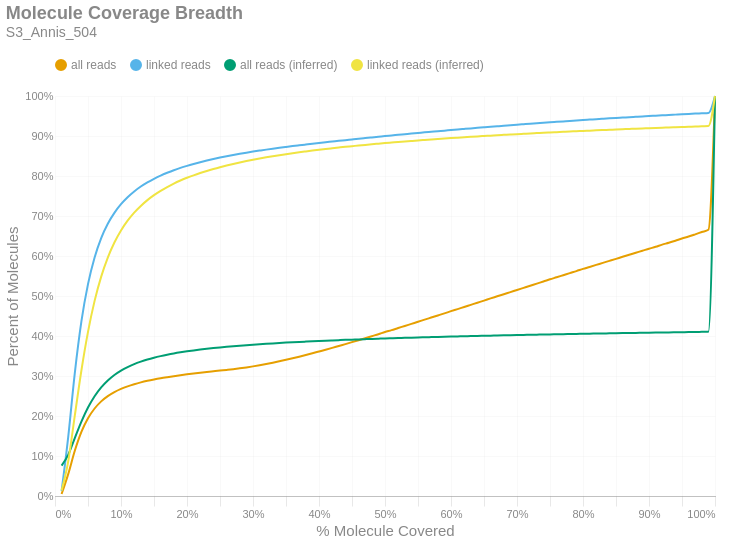

The cell this chart's notebook holds for it:
### Markdown cell above
### Molecule Read Coverage
This chart shows molecule coverage breadth as computed by the number of bases aligned to that molecule. In other words, "*how much of each unique long molecule is actually sequenced/aligned?*" Keep in mind there is a distinction between sequences and alignments, since some sequences belonging to a particular molecule may not align well and wouldn't appear in the alignment data. This chart also shows molecule coverage breadth as computed by the *inferred fragment* from which the aligned sequences originate. Unlike read coverage, this calculation takes into account the total insert size, including unsequenced gaps between the forward and reverse reads. Like the previous figures, these are cumulative percents.

### Code cell
if SKIPLR:
    print_html(f"Skipped")
else:
    binned_df = consolidated_hist(valids['coverage_bp'], mask, 0.01, True)
    binned_df_inf = consolidated_hist(valids['coverage_inserts'], mask, 0.01, True)
    binned_df = binned_df.with_columns(pl.lit(binned_df_inf['all reads (cumsum)']).alias('all reads (inferred)'))
    binned_df = binned_df.with_columns(pl.lit(binned_df_inf['linked reads (cumsum)']).alias('linked reads (inferred)'))
    binned_df = binned_df.with_columns(
        (pl.col('bin').cast(pl.Float64) + 0.01).alias('right_edge')
    )

    with SafeRender(binned_df):
        (
            density_plot(binned_df, 'Molecule Coverage Breadth', samplename, 'molcov', ['all reads (inferred)','linked reads (inferred)'])
            .encode(
                #x=alt.X('bin:Q', title="% Molecule Covered").axis(format = '%').scale(padding=0),
                x=alt.X('right_edge:Q', title="% Molecule Covered").axis(format='%').scale(padding=0),
                y=alt.Y('value:Q', title='Percent of Molecules')
                    .axis(format='%')
                    .stack(False)
                    .scale(domainMin=0, padding=0),
                color=alt.Color("key:N").scale(domain = ["all reads", "linked reads", "all reads (inferred)", "linked reads (inferred)"]),
                tooltip = [
                    alt.Tooltip("key:N", title = "Data Type"),
                    alt.Tooltip("range_label:N", title="% Molecule Covered"),
                    alt.Tooltip("value:Q", format = ".2%", title="% Molecules")
                ]
            )
        ).display()

### Figure 1 — Vega-Lite specification as saved in the notebook (floating-point values rounded to 4 significant figures)
{"width": "container", "height": 400, "config": {"title": {"anchor": "start", "dy": -15, "fontSize": 18, "color": "#888888", "subtitleColor": "#888888", "subtitleFontSize": 14}, "arc": {"fill": "#0072B2"}, "axis": {"domainColor": "#888888", "domainWidth": 0.5, "gridWidth": 0.2, "grid": false, "titleFontWeight": 400, "titleFontSize": 15, "labelFontSize": 11, "labelColor": "#888888", "tickColor": "#888888", "tickWidth": 0.2, "titleColor": "#888888"}, "axisBand": {"grid": false}, "axisX": {"grid": true, "tickSize": 10, "domainCap": "round"}, "axisY": {"domain": false, "grid": true, "tickSize": 0, "domainCap": "round"}, "background": "transparent", "header": {"labelFontSize": 15, "labelColor": "#888888", "titleFontSize": 15, "titleFontWeight": 600, "titleColor": "#888888"}, "legend": {"labelFont": "sans-serif", "labelFontSize": 12, "labelColor": "#888888", "symbolSize": 100, "symbolType": "circle", "titleFontSize": 12, "titlePadding": 10, "titleColor": "#888888", "title": null, "orient": "top"}, "range": {"category": ["#E69F00", "#56B4E9", "#009E73", "#F0E442", "#0072B2", "#D55E00", "#CC79A7", "#000000"], "diverging": ["#cfe8f3", "#a2d4ec", "#73bfe2", "#46abdb", "#1696d2", "#12719e"]}, "area": {"fill": "#0072B2", "fillOpacity": 0.7, "line": true, "strokeOpacity": 0.7}, "line": {"color": "#0072B2", "stroke": "#0072B2", "strokeWidth": 2}, "trail": {"color": "#0072B2", "stroke": "#0072B2", "strokeWidth": 0, "size": 1}, "point": {"filled": true, "fillOpacity": 1.0, "size": 95}, "text": {"color": "#888888", "fontSize": 11, "align": "right", "fontWeight": 400, "size": 11}, "bar": {"fill": "#0072B2", "stroke": null}, "view": {"stroke": null, "continuousWidth": 660, "continuousHeight": 400}}, "data": {"name": "data-19f035ecd8897ab39858eac1845c33cb"}, "mark": {"type": "line", "interpolate": "monotone", "point": {"opacity": 0, "size": 275}}, "encoding": {"color": {"field": "key", "scale": {"domain": ["all reads", "linked reads", "all reads (inferred)", "linked reads (inferred)"]}, "type": "nominal"}, "tooltip": [{"field": "key", "title": "Data Type", "type": "nominal"}, {"field": "range_label", "title": "% Molecule Covered", "type": "nominal"}, {"field": "value", "format": ".2%", "title": "% Molecules", "type": "quantitative"}], "x": {"axis": {"format": "%"}, "field": "right_edge", "scale": {"padding": 0}, "title": "% Molecule Covered", "type": "quantitative"}, "y": {"axis": {"format": "%"}, "field": "value", "scale": {"domainMin": 0, "padding": 0}, "stack": false, "title": "Percent of Molecules", "type": "quantitative"}}, "params": [{"name": "param_c36ac31b6afebe62", "select": {"type": "point", "fields": ["key"]}, "bind": "legend"}], "title": {"text": "Molecule Coverage Breadth", "subtitle": "S3_Annis_504"}, "transform": [{"fold": ["all reads (cumsum)", "linked reads (cumsum)", "all reads (inferred)", "linked reads (inferred)"]}, {"calculate": "replace(datum.key, ' (cumsum)', '')", "as": "key"}, {"filter": {"param": "param_c36ac31b6afebe62"}}], "usermeta": {"embedOptions": {"downloadFileName": "S3_Annis_504.molcov"}}, "$schema": "https://vega.github.io/schema/vega-lite/v6.1.0.json", "datasets": {"data-19f035ecd8897ab39858eac1845c33cb": [{"bin": "0.0", "interval": "0.0-0.01", "all reads": 0.00496, "linked reads": 0.01257, "all reads (cumsum)": 0.00496, "linked reads (cumsum)": 0.01257, "range_label": "0.0-0.01", "all reads (inferred)": 0.07588, "linked reads (inferred)": 0.01362, "right_edge": 0.01}, {"bin": "0.01", "interval": "0.01-0.02", "all reads": 0.04966, "linked reads": 0.1348, "all reads (cumsum)": 0.05462, "linked reads (cumsum)": 0.1473, "range_label": "0.01-0.02", "all reads (inferred)": 0.1029, "linked reads (inferred)": 0.08618, "right_edge": 0.02}, {"bin": "0.02", "interval": "0.02-0.03", "all reads": 0.05847, "linked reads": 0.16, "all reads (cumsum)": 0.1131, "linked reads (cumsum)": 0.3073, "range_label": "0.02-0.03", "all reads (inferred)": 0.1449, "linked reads (inferred)": 0.2009, "right_edge": 0.03}, {"bin": "0.03", "interval": "0.03-0.04", "all reads": 0.04712, "linked reads": 0.1291, "all reads (cumsum)": 0.1602, "linked reads (cumsum)": 0.4364, "range_label": "0.03-0.04", "all reads (inferred)": 0.186, "linked reads (inferred)": 0.3137, "right_edge": 0.04}, {"bin": "0.04", "interval": "0.04-0.05", "all reads": 0.03411, "linked reads": 0.09337, "all reads (cumsum)": 0.1943, "linked reads (cumsum)": 0.5298, "range_label": "0.04-0.05", "all reads (inferred)": 0.2211, "linked reads (inferred)": 0.4102, "right_edge": 0.05}, {"bin": "0.05", "interval": "0.05-0.06", "all reads": 0.02442, "linked reads": 0.06671, "all reads (cumsum)": 0.2187, "linked reads (cumsum)": 0.5965, "range_label": "0.05-0.06", "all reads (inferred)": 0.2493, "linked reads (inferred)": 0.4878, "right_edge": 0.06}, {"bin": "0.06", "interval": "0.06-0.07", "all reads": 0.01777, "linked reads": 0.04849, "all reads (cumsum)": 0.2365, "linked reads (cumsum)": 0.645, "range_label": "0.06-0.07", "all reads (inferred)": 0.2714, "linked reads (inferred)": 0.5484, "right_edge": 0.07}, {"bin": "0.07", "interval": "0.07-0.08", "all reads": 0.01313, "linked reads": 0.03575, "all reads (cumsum)": 0.2496, "linked reads (cumsum)": 0.6807, "range_label": "0.07-0.08", "all reads (inferred)": 0.2887, "linked reads (inferred)": 0.596, "right_edge": 0.08}, {"bin": "0.08", "interval": "0.08-0.09", "all reads": 0.01001, "linked reads": 0.02721, "all reads (cumsum)": 0.2597, "linked reads (cumsum)": 0.7079, "range_label": "0.08-0.09", "all reads (inferred)": 0.3025, "linked reads (inferred)": 0.6338, "right_edge": 0.09}, {"bin": "0.09", "interval": "0.09-0.1", "all reads": 0.007986, "linked reads": 0.02161, "all reads (cumsum)": 0.2676, "linked reads (cumsum)": 0.7295, "range_label": "0.09-0.1", "all reads (inferred)": 0.3135, "linked reads (inferred)": 0.6639, "right_edge": 0.1}, {"bin": "0.1", "interval": "0.1-0.11", "all reads": 0.006472, "linked reads": 0.01741, "all reads (cumsum)": 0.2741, "linked reads (cumsum)": 0.7469, "range_label": "0.1-0.11", "all reads (inferred)": 0.3224, "linked reads (inferred)": 0.6883, "right_edge": 0.11}, {"bin": "0.11", "interval": "0.11-0.12", "all reads": 0.005361, "linked reads": 0.01441, "all reads (cumsum)": 0.2795, "linked reads (cumsum)": 0.7614, "range_label": "0.11-0.12", "all reads (inferred)": 0.3298, "linked reads (inferred)": 0.7085, "right_edge": 0.12}, {"bin": "0.12", "interval": "0.12-0.13", "all reads": 0.004579, "linked reads": 0.0123, "all reads (cumsum)": 0.2841, "linked reads (cumsum)": 0.7737, "range_label": "0.12-0.13", "all reads (inferred)": 0.3359, "linked reads (inferred)": 0.7251, "right_edge": 0.13}, {"bin": "0.13", "interval": "0.13-0.14", "all reads": 0.003899, "linked reads": 0.01041, "all reads (cumsum)": 0.288, "linked reads (cumsum)": 0.7841, "range_label": "0.13-0.14", "all reads (inferred)": 0.3412, "linked reads (inferred)": 0.7397, "right_edge": 0.14}, {"bin": "0.14", "interval": "0.14-0.15", "all reads": 0.003383, "linked reads": 0.008971, "all reads (cumsum)": 0.2913, "linked reads (cumsum)": 0.793, "range_label": "0.14-0.15", "all reads (inferred)": 0.3458, "linked reads (inferred)": 0.7521, "right_edge": 0.15}, {"bin": "0.15", "interval": "0.15-0.16", "all reads": 0.003036, "linked reads": 0.007966, "all reads (cumsum)": 0.2944, "linked reads (cumsum)": 0.801, "range_label": "0.15-0.16", "all reads (inferred)": 0.3497, "linked reads (inferred)": 0.7629, "right_edge": 0.16}, {"bin": "0.16", "interval": "0.16-0.17", "all reads": 0.002709, "linked reads": 0.007001, "all reads (cumsum)": 0.2971, "linked reads (cumsum)": 0.808, "range_label": "0.16-0.17", "all reads (inferred)": 0.3532, "linked reads (inferred)": 0.7724, "right_edge": 0.17}, {"bin": "0.17", "interval": "0.17-0.18", "all reads": 0.002556, "linked reads": 0.006465, "all reads (cumsum)": 0.2996, "linked reads (cumsum)": 0.8145, "range_label": "0.17-0.18", "all reads (inferred)": 0.3564, "linked reads (inferred)": 0.781, "right_edge": 0.18}, {"bin": "0.18", "interval": "0.18-0.19", "all reads": 0.002336, "linked reads": 0.005764, "all reads (cumsum)": 0.302, "linked reads (cumsum)": 0.8202, "range_label": "0.18-0.19", "all reads (inferred)": 0.3592, "linked reads (inferred)": 0.7887, "right_edge": 0.19}, {"bin": "0.19", "interval": "0.19-0.2", "all reads": 0.002132, "linked reads": 0.00516, "all reads (cumsum)": 0.3041, "linked reads (cumsum)": 0.8254, "range_label": "0.19-0.2", "all reads (inferred)": 0.3617, "linked reads (inferred)": 0.7955, "right_edge": 0.2}, {"bin": "0.2", "interval": "0.2-0.21", "all reads": 0.002005, "linked reads": 0.004715, "all reads (cumsum)": 0.3061, "linked reads (cumsum)": 0.8301, "range_label": "0.2-0.21", "all reads (inferred)": 0.3639, "linked reads (inferred)": 0.8017, "right_edge": 0.21}, {"bin": "0.21", "interval": "0.21-0.22", "all reads": 0.001934, "linked reads": 0.00443, "all reads (cumsum)": 0.308, "linked reads (cumsum)": 0.8346, "range_label": "0.21-0.22", "all reads (inferred)": 0.366, "linked reads (inferred)": 0.8074, "right_edge": 0.22}, {"bin": "0.22", "interval": "0.22-0.23", "all reads": 0.001868, "linked reads": 0.004111, "all reads (cumsum)": 0.3099, "linked reads (cumsum)": 0.8387, "range_label": "0.22-0.23", "all reads (inferred)": 0.368, "linked reads (inferred)": 0.8126, "right_edge": 0.23}, {"bin": "0.23", "interval": "0.23-0.24", "all reads": 0.001799, "linked reads": 0.003811, "all reads (cumsum)": 0.3117, "linked reads (cumsum)": 0.8425, "range_label": "0.23-0.24", "all reads (inferred)": 0.3698, "linked reads (inferred)": 0.8175, "right_edge": 0.24}, {"bin": "0.24", "interval": "0.24-0.25", "all reads": 0.001794, "linked reads": 0.003646, "all reads (cumsum)": 0.3135, "linked reads (cumsum)": 0.8461, "range_label": "0.24-0.25", "all reads (inferred)": 0.3715, "linked reads (inferred)": 0.822, "right_edge": 0.25}, {"bin": "0.25", "interval": "0.25-0.26", "all reads": 0.001747, "linked reads": 0.003345, "all reads (cumsum)": 0.3153, "linked reads (cumsum)": 0.8495, "range_label": "0.25-0.26", "all reads (inferred)": 0.373, "linked reads (inferred)": 0.8263, "right_edge": 0.26}, {"bin": "0.26", "interval": "0.26-0.27", "all reads": 0.00183, "linked reads": 0.003126, "all reads (cumsum)": 0.3171, "linked reads (cumsum)": 0.8526, "range_label": "0.26-0.27", "all reads (inferred)": 0.3745, "linked reads (inferred)": 0.8302, "right_edge": 0.27}, {"bin": "0.27", "interval": "0.27-0.28", "all reads": 0.002073, "linked reads": 0.002974, "all reads (cumsum)": 0.3192, "linked reads (cumsum)": 0.8556, "range_label": "0.27-0.28", "all reads (inferred)": 0.3758, "linked reads (inferred)": 0.8339, "right_edge": 0.28}, {"bin": "0.28", "interval": "0.28-0.29", "all reads": 0.002304, "linked reads": 0.002768, "all reads (cumsum)": 0.3215, "linked reads (cumsum)": 0.8583, "range_label": "0.28-0.29", "all reads (inferred)": 0.3771, "linked reads (inferred)": 0.8373, "right_edge": 0.29}, {"bin": "0.29", "interval": "0.29-0.3", "all reads": 0.002613, "linked reads": 0.002661, "all reads (cumsum)": 0.3241, "linked reads (cumsum)": 0.861, "range_label": "0.29-0.3", "all reads (inferred)": 0.3783, "linked reads (inferred)": 0.8406, "right_edge": 0.3}, {"bin": "0.3", "interval": "0.3-0.31", "all reads": 0.002812, "linked reads": 0.002488, "all reads (cumsum)": 0.3269, "linked reads (cumsum)": 0.8635, "range_label": "0.3-0.31", "all reads (inferred)": 0.3794, "linked reads (inferred)": 0.8437, "right_edge": 0.31}, {"bin": "0.31", "interval": "0.31-0.32", "all reads": 0.003112, "linked reads": 0.002456, "all reads (cumsum)": 0.33, "linked reads (cumsum)": 0.8659, "range_label": "0.31-0.32", "all reads (inferred)": 0.3805, "linked reads (inferred)": 0.8466, "right_edge": 0.32}, {"bin": "0.32", "interval": "0.32-0.33", "all reads": 0.00338, "linked reads": 0.002354, "all reads (cumsum)": 0.3334, "linked reads (cumsum)": 0.8683, "range_label": "0.32-0.33", "all reads (inferred)": 0.3815, "linked reads (inferred)": 0.8494, "right_edge": 0.33}, {"bin": "0.33", "interval": "0.33-0.34", "all reads": 0.003543, "linked reads": 0.002269, "all reads (cumsum)": 0.3369, "linked reads (cumsum)": 0.8706, "range_label": "0.33-0.34", "all reads (inferred)": 0.3825, "linked reads (inferred)": 0.852, "right_edge": 0.34}, {"bin": "0.34", "interval": "0.34-0.35", "all reads": 0.003622, "linked reads": 0.002119, "all reads (cumsum)": 0.3405, "linked reads (cumsum)": 0.8727, "range_label": "0.34-0.35", "all reads (inferred)": 0.3835, "linked reads (inferred)": 0.8545, "right_edge": 0.35}, {"bin": "0.35", "interval": "0.35-0.36", "all reads": 0.003837, "linked reads": 0.002056, "all reads (cumsum)": 0.3444, "linked reads (cumsum)": 0.8747, "range_label": "0.35-0.36", "all reads (inferred)": 0.3844, "linked reads (inferred)": 0.857, "right_edge": 0.36}, {"bin": "0.36", "interval": "0.36-0.37", "all reads": 0.003967, "linked reads": 0.001981, "all reads (cumsum)": 0.3483, "linked reads (cumsum)": 0.8767, "range_label": "0.36-0.37", "all reads (inferred)": 0.3852, "linked reads (inferred)": 0.8593, "right_edge": 0.37}, {"bin": "0.37", "interval": "0.37-0.38", "all reads": 0.004154, "linked reads": 0.001963, "all reads (cumsum)": 0.3525, "linked reads (cumsum)": 0.8787, "range_label": "0.37-0.38", "all reads (inferred)": 0.386, "linked reads (inferred)": 0.8614, "right_edge": 0.38}, {"bin": "0.38", "interval": "0.38-0.39", "all reads": 0.004313, "linked reads": 0.001958, "all reads (cumsum)": 0.3568, "linked reads (cumsum)": 0.8806, "range_label": "0.38-0.39", "all reads (inferred)": 0.3868, "linked reads (inferred)": 0.8635, "right_edge": 0.39}, {"bin": "0.39", "interval": "0.39-0.4", "all reads": 0.004463, "linked reads": 0.001881, "all reads (cumsum)": 0.3613, "linked reads (cumsum)": 0.8825, "range_label": "0.39-0.4", "all reads (inferred)": 0.3876, "linked reads (inferred)": 0.8656, "right_edge": 0.4}, {"bin": "0.4", "interval": "0.4-0.41", "all reads": 0.004467, "linked reads": 0.001827, "all reads (cumsum)": 0.3657, "linked reads (cumsum)": 0.8843, "range_label": "0.4-0.41", "all reads (inferred)": 0.3883, "linked reads (inferred)": 0.8675, "right_edge": 0.41}, {"bin": "0.41", "interval": "0.41-0.42", "all reads": 0.004583, "linked reads": 0.001781, "all reads (cumsum)": 0.3703, "linked reads (cumsum)": 0.8861, "range_label": "0.41-0.42", "all reads (inferred)": 0.389, "linked reads (inferred)": 0.8694, "right_edge": 0.42}, {"bin": "0.42", "interval": "0.42-0.43", "all reads": 0.004752, "linked reads": 0.001801, "all reads (cumsum)": 0.3751, "linked reads (cumsum)": 0.8879, "range_label": "0.42-0.43", "all reads (inferred)": 0.3897, "linked reads (inferred)": 0.8712, "right_edge": 0.43}, {"bin": "0.43", "interval": "0.43-0.44", "all reads": 0.004694, "linked reads": 0.001744, "all reads (cumsum)": 0.3798, "linked reads (cumsum)": 0.8897, "range_label": "0.43-0.44", "all reads (inferred)": 0.3903, "linked reads (inferred)": 0.873, "right_edge": 0.44}, {"bin": "0.44", "interval": "0.44-0.45", "all reads": 0.004885, "linked reads": 0.001782, "all reads (cumsum)": 0.3847, "linked reads (cumsum)": 0.8915, "range_label": "0.44-0.45", "all reads (inferred)": 0.3909, "linked reads (inferred)": 0.8746, "right_edge": 0.45}, {"bin": "0.45", "interval": "0.45-0.46", "all reads": 0.004923, "linked reads": 0.001762, "all reads (cumsum)": 0.3896, "linked reads (cumsum)": 0.8932, "range_label": "0.45-0.46", "all reads (inferred)": 0.3916, "linked reads (inferred)": 0.8762, "right_edge": 0.46}, {"bin": "0.46", "interval": "0.46-0.47", "all reads": 0.004906, "linked reads": 0.001668, "all reads (cumsum)": 0.3945, "linked reads (cumsum)": 0.8949, "range_label": "0.46-0.47", "all reads (inferred)": 0.3921, "linked reads (inferred)": 0.8778, "right_edge": 0.47}, {"bin": "0.47", "interval": "0.47-0.48", "all reads": 0.005041, "linked reads": 0.001648, "all reads (cumsum)": 0.3995, "linked reads (cumsum)": 0.8965, "range_label": "0.47-0.48", "all reads (inferred)": 0.3927, "linked reads (inferred)": 0.8793, "right_edge": 0.48}, {"bin": "0.48", "interval": "0.48-0.49", "all reads": 0.004873, "linked reads": 0.001644, "all reads (cumsum)": 0.4044, "linked reads (cumsum)": 0.8982, "range_label": "0.48-0.49", "all reads (inferred)": 0.3933, "linked reads (inferred)": 0.8808, "right_edge": 0.49}, {"bin": "0.49", "interval": "0.49-0.5", "all reads": 0.005479, "linked reads": 0.001738, "all reads (cumsum)": 0.4099, "linked reads (cumsum)": 0.8999, "range_label": "0.49-0.5", "all reads (inferred)": 0.3938, "linked reads (inferred)": 0.8823, "right_edge": 0.5}, {"bin": "0.5", "interval": "0.5-0.51", "all reads": 0.004743, "linked reads": 0.001513, "all reads (cumsum)": 0.4146, "linked reads (cumsum)": 0.9014, "range_label": "0.5-0.51", "all reads (inferred)": 0.3943, "linked reads (inferred)": 0.8836, "right_edge": 0.51}, {"bin": "0.51", "interval": "0.51-0.52", "all reads": 0.005341, "linked reads": 0.00156, "all reads (cumsum)": 0.42, "linked reads (cumsum)": 0.903, "range_label": "0.51-0.52", "all reads (inferred)": 0.3948, "linked reads (inferred)": 0.8849, "right_edge": 0.52}, {"bin": "0.52", "interval": "0.52-0.53", "all reads": 0.005101, "linked reads": 0.001536, "all reads (cumsum)": 0.4251, "linked reads (cumsum)": 0.9045, "range_label": "0.52-0.53", "all reads (inferred)": 0.3953, "linked reads (inferred)": 0.8863, "right_edge": 0.53}, {"bin": "0.53", "interval": "0.53-0.54", "all reads": 0.005253, "linked reads": 0.001549, "all reads (cumsum)": 0.4303, "linked reads (cumsum)": 0.9061, "range_label": "0.53-0.54", "all reads (inferred)": 0.3958, "linked reads (inferred)": 0.8876, "right_edge": 0.54}, {"bin": "0.54", "interval": "0.54-0.55", "all reads": 0.005155, "linked reads": 0.00149, "all reads (cumsum)": 0.4355, "linked reads (cumsum)": 0.9076, "range_label": "0.54-0.55", "all reads (inferred)": 0.3963, "linked reads (inferred)": 0.8888, "right_edge": 0.55}, {"bin": "0.55", "interval": "0.55-0.56", "all reads": 0.005358, "linked reads": 0.001547, "all reads (cumsum)": 0.4408, "linked reads (cumsum)": 0.9091, "range_label": "0.55-0.56", "all reads (inferred)": 0.3968, "linked reads (inferred)": 0.8901, "right_edge": 0.56}, {"bin": "0.56", "interval": "0.56-0.57", "all reads": 0.005224, "linked reads": 0.001434, "all reads (cumsum)": 0.4461, "linked reads (cumsum)": 0.9105, "range_label": "0.56-0.57", "all reads (inferred)": 0.3972, "linked reads (inferred)": 0.8913, "right_edge": 0.57}, {"bin": "0.57", "interval": "0.57-0.58", "all reads": 0.005243, "linked reads": 0.001448, "all reads (cumsum)": 0.4513, "linked reads (cumsum)": 0.912, "range_label": "0.57-0.58", "all reads (inferred)": 0.3977, "linked reads (inferred)": 0.8925, "right_edge": 0.58}, {"bin": "0.58", "interval": "0.58-0.59", "all reads": 0.005275, "linked reads": 0.001407, "all reads (cumsum)": 0.4566, "linked reads (cumsum)": 0.9134, "range_label": "0.58-0.59", "all reads (inferred)": 0.3981, "linked reads (inferred)": 0.8936, "right_edge": 0.59}, {"bin": "0.59", "interval": "0.59-0.6", "all reads": 0.005492, "linked reads": 0.001496, "all reads (cumsum)": 0.4621, "linked reads (cumsum)": 0.9149, "range_label": "0.59-0.6", "all reads (inferred)": 0.3986, "linked reads (inferred)": 0.8948, "right_edge": 0.6}, {"bin": "0.6", "interval": "0.6-0.61", "all reads": 0.005191, "linked reads": 0.001431, "all reads (cumsum)": 0.4673, "linked reads (cumsum)": 0.9163, "range_label": "0.6-0.61", "all reads (inferred)": 0.399, "linked reads (inferred)": 0.8958, "right_edge": 0.61}, {"bin": "0.61", "interval": "0.61-0.62", "all reads": 0.005362, "linked reads": 0.001359, "all reads (cumsum)": 0.4726, "linked reads (cumsum)": 0.9177, "range_label": "0.61-0.62", "all reads (inferred)": 0.3994, "linked reads (inferred)": 0.8969, "right_edge": 0.62}, {"bin": "0.62", "interval": "0.62-0.63", "all reads": 0.005292, "linked reads": 0.001349, "all reads (cumsum)": 0.4779, "linked reads (cumsum)": 0.919, "range_label": "0.62-0.63", "all reads (inferred)": 0.3998, "linked reads (inferred)": 0.8979, "right_edge": 0.63}, {"bin": "0.63", "interval": "0.63-0.64", "all reads": 0.005318, "linked reads": 0.001329, "all reads (cumsum)": 0.4832, "linked reads (cumsum)": 0.9204, "range_label": "0.63-0.64", "all reads (inferred)": 0.4002, "linked reads (inferred)": 0.899, "right_edge": 0.64}, {"bin": "0.64", "interval": "0.64-0.65", "all reads": 0.005265, "linked reads": 0.001333, "all reads (cumsum)": 0.4885, "linked reads (cumsum)": 0.9217, "range_label": "0.64-0.65", "all reads (inferred)": 0.4006, "linked reads (inferred)": 0.8999, "right_edge": 0.65}, {"bin": "0.65", "interval": "0.65-0.66", "all reads": 0.005479, "linked reads": 0.001328, "all reads (cumsum)": 0.494, "linked reads (cumsum)": 0.923, "range_label": "0.65-0.66", "all reads (inferred)": 0.4009, "linked reads (inferred)": 0.9009, "right_edge": 0.66}, {"bin": "0.66", "interval": "0.66-0.67", "all reads": 0.00524, "linked reads": 0.001308, "all reads (cumsum)": 0.4992, "linked reads (cumsum)": 0.9243, "range_label": "0.66-0.67", "all reads (inferred)": 0.4013, "linked reads (inferred)": 0.9019, "right_edge": 0.67}, {"bin": "0.67", "interval": "0.67-0.68", "all reads": 0.005331, "linked reads": 0.001298, "all reads (cumsum)": 0.5045, "linked reads (cumsum)": 0.9256, "range_label": "0.67-0.68", "all reads (inferred)": 0.4017, "linked reads (inferred)": 0.9028, "right_edge": 0.68}, {"bin": "0.68", "interval": "0.68-0.69", "all reads": 0.005248, "linked reads": 0.001251, "all reads (cumsum)": 0.5098, "linked reads (cumsum)": 0.9269, "range_label": "0.68-0.69", "all reads (inferred)": 0.402, "linked reads (inferred)": 0.9037, "right_edge": 0.69}, {"bin": "0.69", "interval": "0.69-0.7", "all reads": 0.005391, "linked reads": 0.001292, "all reads (cumsum)": 0.5152, "linked reads (cumsum)": 0.9282, "range_label": "0.69-0.7", "all reads (inferred)": 0.4024, "linked reads (inferred)": 0.9047, "right_edge": 0.7}, {"bin": "0.7", "interval": "0.7-0.71", "all reads": 0.005238, "linked reads": 0.001242, "all reads (cumsum)": 0.5204, "linked reads (cumsum)": 0.9294, "range_label": "0.7-0.71", "all reads (inferred)": 0.4027, "linked reads (inferred)": 0.9055, "right_edge": 0.71}, {"bin": "0.71", "interval": "0.71-0.72", "all reads": 0.005252, "linked reads": 0.001234, "all reads (cumsum)": 0.5257, "linked reads (cumsum)": 0.9306, "range_label": "0.71-0.72", "all reads (inferred)": 0.4031, "linked reads (inferred)": 0.9064, "right_edge": 0.72}, {"bin": "0.72", "interval": "0.72-0.73", "all reads": 0.005377, "linked reads": 0.001193, "all reads (cumsum)": 0.531, "linked reads (cumsum)": 0.9318, "range_label": "0.72-0.73", "all reads (inferred)": 0.4034, "linked reads (inferred)": 0.9072, "right_edge": 0.73}, {"bin": "0.73", "interval": "0.73-0.74", "all reads": 0.00521, "linked reads": 0.00123, "all reads (cumsum)": 0.5363, "linked reads (cumsum)": 0.9331, "range_label": "0.73-0.74", "all reads (inferred)": 0.4037, "linked reads (inferred)": 0.9081, "right_edge": 0.74}, {"bin": "0.74", "interval": "0.74-0.75", "all reads": 0.005439, "linked reads": 0.001192, "all reads (cumsum)": 0.5417, "linked reads (cumsum)": 0.9343, "range_label": "0.74-0.75", "all reads (inferred)": 0.404, "linked reads (inferred)": 0.9089, "right_edge": 0.75}, {"bin": "0.75", "interval": "0.75-0.76", "all reads": 0.005094, "linked reads": 0.001129, "all reads (cumsum)": 0.5468, "linked reads (cumsum)": 0.9354, "range_label": "0.75-0.76", "all reads (inferred)": 0.4043, "linked reads (inferred)": 0.9097, "right_edge": 0.76}, {"bin": "0.76", "interval": "0.76-0.77", "all reads": 0.005198, "linked reads": 0.001138, "all reads (cumsum)": 0.552, "linked reads (cumsum)": 0.9365, "range_label": "0.76-0.77", "all reads (inferred)": 0.4047, "linked reads (inferred)": 0.9105, "right_edge": 0.77}, {"bin": "0.77", "interval": "0.77-0.78", "all reads": 0.005202, "linked reads": 0.001154, "all reads (cumsum)": 0.5572, "linked reads (cumsum)": 0.9377, "range_label": "0.77-0.78", "all reads (inferred)": 0.405, "linked reads (inferred)": 0.9112, "right_edge": 0.78}, {"bin": "0.78", "interval": "0.78-0.79", "all reads": 0.005091, "linked reads": 0.001076, "all reads (cumsum)": 0.5623, "linked reads (cumsum)": 0.9388, "range_label": "0.78-0.79", "all reads (inferred)": 0.4052, "linked reads (inferred)": 0.912, "right_edge": 0.79}, {"bin": "0.79", "interval": "0.79-0.8", "all reads": 0.005457, "linked reads": 0.001158, "all reads (cumsum)": 0.5677, "linked reads (cumsum)": 0.9399, "range_label": "0.79-0.8", "all reads (inferred)": 0.4056, "linked reads (inferred)": 0.9127, "right_edge": 0.8}, {"bin": "0.8", "interval": "0.8-0.81", "all reads": 0.004948, "linked reads": 0.00107, "all reads (cumsum)": 0.5727, "linked reads (cumsum)": 0.941, "range_label": "0.8-0.81", "all reads (inferred)": 0.4058, "linked reads (inferred)": 0.9134, "right_edge": 0.81}, {"bin": "0.81", "interval": "0.81-0.82", "all reads": 0.005038, "linked reads": 0.001088, "all reads (cumsum)": 0.5777, "linked reads (cumsum)": 0.9421, "range_label": "0.81-0.82", "all reads (inferred)": 0.4061, "linked reads (inferred)": 0.9141, "right_edge": 0.82}, {"bin": "0.82", "interval": "0.82-0.83", "all reads": 0.005096, "linked reads": 0.001055, "all reads (cumsum)": 0.5828, "linked reads (cumsum)": 0.9431, "range_label": "0.82-0.83", "all reads (inferred)": 0.4064, "linked reads (inferred)": 0.9149, "right_edge": 0.83}, {"bin": "0.83", "interval": "0.83-0.84", "all reads": 0.005021, "linked reads": 0.001036, "all reads (cumsum)": 0.5878, "linked reads (cumsum)": 0.9442, "range_label": "0.83-0.84", "all reads (inferred)": 0.4067, "linked reads (inferred)": 0.9156, "right_edge": 0.84}, {"bin": "0.84", "interval": "0.84-0.85", "all reads": 0.005037, "linked reads": 0.000989, "all reads (cumsum)": 0.5929, "linked reads (cumsum)": 0.9452, "range_label": "0.84-0.85", "all reads (inferred)": 0.407, "linked reads (inferred)": 0.9163, "right_edge": 0.85}, {"bin": "0.85", "interval": "0.85-0.86", "all reads": 0.005088, "linked reads": 0.0009532, "all reads (cumsum)": 0.598, "linked reads (cumsum)": 0.9461, "range_label": "0.85-0.86", "all reads (inferred)": 0.4072, "linked reads (inferred)": 0.9169, "right_edge": 0.86}, {"bin": "0.86", "interval": "0.86-0.87", "all reads": 0.004991, "linked reads": 0.000982, "all reads (cumsum)": 0.603, "linked reads (cumsum)": 0.9471, "range_label": "0.86-0.87", "all reads (inferred)": 0.4075, "linked reads (inferred)": 0.9176, "right_edge": 0.87}, {"bin": "0.87", "interval": "0.87-0.88", "all reads": 0.005078, "linked reads": 0.0009384, "all reads (cumsum)": 0.608, "linked reads (cumsum)": 0.948, "range_label": "0.87-0.88", "all reads (inferred)": 0.4078, "linked reads (inferred)": 0.9182, "right_edge": 0.88}, {"bin": "0.88", "interval": "0.88-0.89", "all reads": 0.005008, "linked reads": 0.0009439, "all reads (cumsum)": 0.613, "linked reads (cumsum)": 0.949, "range_label": "0.88-0.89", "all reads (inferred)": 0.408, "linked reads (inferred)": 0.9189, "right_edge": 0.89}, {"bin": "0.89", "interval": "0.89-0.9", "all reads": 0.00517, "linked reads": 0.0009783, "all reads (cumsum)": 0.6182, "linked reads (cumsum)": 0.95, "range_label": "0.89-0.9", "all reads (inferred)": 0.4083, "linked reads (inferred)": 0.9195, "right_edge": 0.9}, {"bin": "0.9", "interval": "0.9-0.91", "all reads": 0.004732, "linked reads": 0.0008436, "all reads (cumsum)": 0.6229, "linked reads (cumsum)": 0.9508, "range_label": "0.9-0.91", "all reads (inferred)": 0.4085, "linked reads (inferred)": 0.9201, "right_edge": 0.91}, {"bin": "0.91", "interval": "0.91-0.92", "all reads": 0.005437, "linked reads": 0.0009049, "all reads (cumsum)": 0.6284, "linked reads (cumsum)": 0.9517, "range_label": "0.91-0.92", "all reads (inferred)": 0.4088, "linked reads (inferred)": 0.9207, "right_edge": 0.92}, {"bin": "0.92", "interval": "0.92-0.93", "all reads": 0.004716, "linked reads": 0.0008404, "all reads (cumsum)": 0.6331, "linked reads (cumsum)": 0.9525, "range_label": "0.92-0.93", "all reads (inferred)": 0.409, "linked reads (inferred)": 0.9213, "right_edge": 0.93}, {"bin": "0.93", "interval": "0.93-0.94", "all reads": 0.005202, "linked reads": 0.0008994, "all reads (cumsum)": 0.6383, "linked reads (cumsum)": 0.9534, "range_label": "0.93-0.94", "all reads (inferred)": 0.4093, "linked reads (inferred)": 0.9218, "right_edge": 0.94}, {"bin": "0.94", "interval": "0.94-0.95", "all reads": 0.005593, "linked reads": 0.0008878, "all reads (cumsum)": 0.6439, "linked reads (cumsum)": 0.9543, "range_label": "0.94-0.95", "all reads (inferred)": 0.4095, "linked reads (inferred)": 0.9224, "right_edge": 0.95}, {"bin": "0.95", "interval": "0.95-0.96", "all reads": 0.004706, "linked reads": 0.0008553, "all reads (cumsum)": 0.6486, "linked reads (cumsum)": 0.9552, "range_label": "0.95-0.96", "all reads (inferred)": 0.4098, "linked reads (inferred)": 0.9231, "right_edge": 0.96}, {"bin": "0.96", "interval": "0.96-0.97", "all reads": 0.005549, "linked reads": 0.0008265, "all reads (cumsum)": 0.6542, "linked reads (cumsum)": 0.956, "range_label": "0.96-0.97", "all reads (inferred)": 0.4101, "linked reads (inferred)": 0.9236, "right_edge": 0.97}, {"bin": "0.97", "interval": "0.97-0.98", "all reads": 0.005831, "linked reads": 0.0007968, "all reads (cumsum)": 0.66, "linked reads (cumsum)": 0.9568, "range_label": "0.97-0.98", "all reads (inferred)": 0.4104, "linked reads (inferred)": 0.9243, "right_edge": 0.98}, {"bin": "0.98", "interval": "0.98-0.99", "all reads": 0.005587, "linked reads": 0.0008065, "all reads (cumsum)": 0.6656, "linked reads (cumsum)": 0.9576, "range_label": "0.98-0.99", "all reads (inferred)": 0.4107, "linked reads (inferred)": 0.9248, "right_edge": 0.99}, {"bin": "0.99", "interval": "0.99-1.0", "all reads": 0.3344, "linked reads": 0.04239, "all reads (cumsum)": 1.0, "linked reads (cumsum)": 1.0, "range_label": "0.99-1.0", "all reads (inferred)": 1.0, "linked reads (inferred)": 1.0, "right_edge": 1.0}]}}
